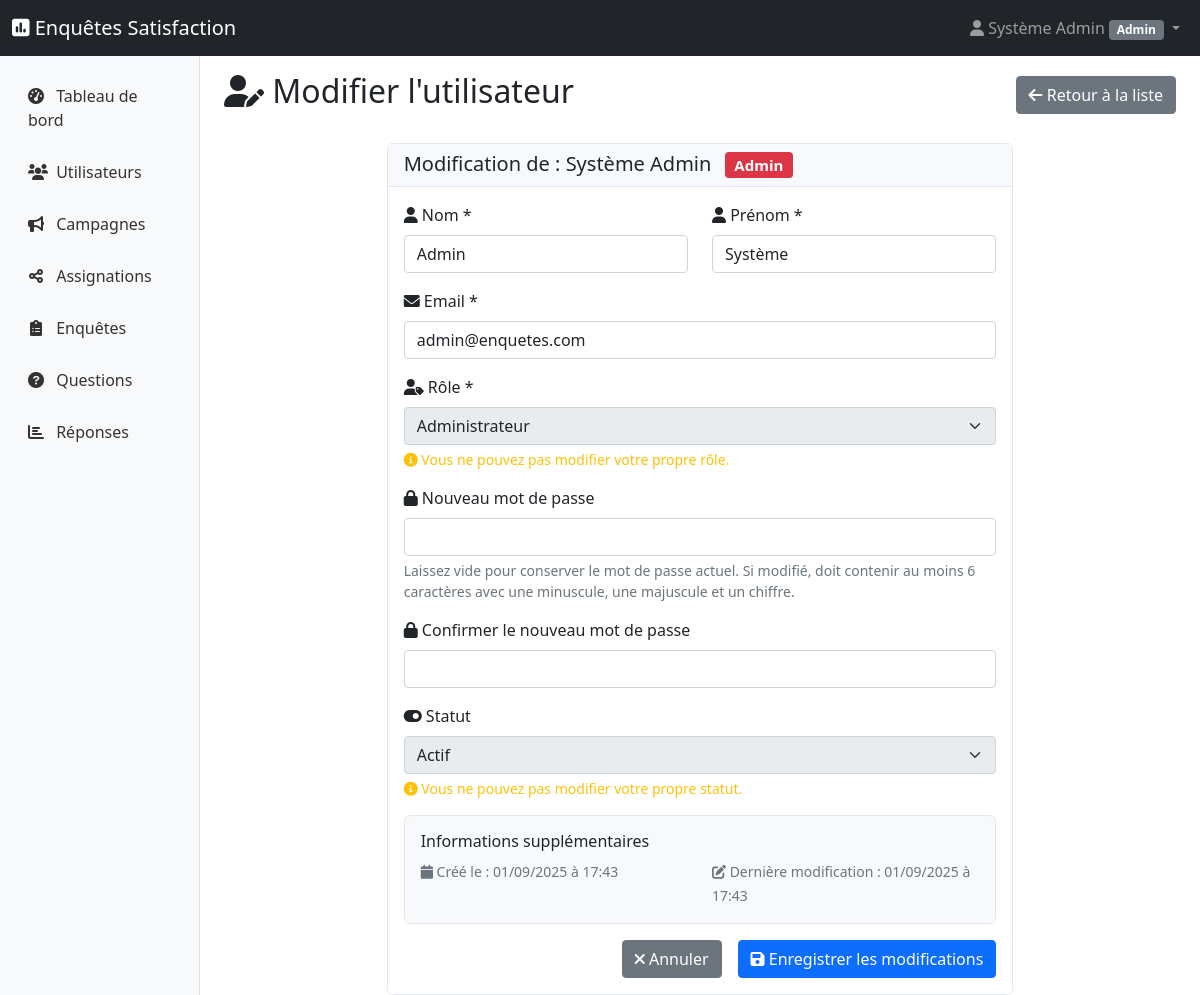
Page /?controller=Admin&action=editUser&id=1 (signed in) on the committed database.
### tables this page shows
CREATE TABLE IF NOT EXISTS utilisateurs (
    id INT AUTO_INCREMENT PRIMARY KEY,
    nom VARCHAR(100) NOT NULL,
    prenom VARCHAR(100) NOT NULL,
    email VARCHAR(255) UNIQUE NOT NULL,
    mot_de_passe VARCHAR(255) NOT NULL,
    role ENUM('admin', 'agent', 'client') NOT NULL DEFAULT 'client',
    statut ENUM('actif', 'inactif') NOT NULL DEFAULT 'actif',
    date_creation TIMESTAMP DEFAULT CURRENT_TIMESTAMP,
    date_modification TIMESTAMP DEFAULT CURRENT_TIMESTAMP ON UPDATE CURRENT_TIMESTAMP,
    INDEX idx_email (email),
    INDEX idx_role (role),
    INDEX idx_statut (statut)
);

### app/Views/admin/users/edit.php (the view, shortened to what the rows shown need)
<div class="d-flex justify-content-between align-items-center mb-4">
    <h2><i class="fas fa-user-edit"></i> Modifier l'utilisateur</h2>
</div>
<div class="row justify-content-center">
    <div class="col-lg-8">
        <div class="card">
            <div class="card-header">
                <h5 class="mb-0">
                    Modification de : <?= htmlspecialchars($user['prenom'] . ' ' . $user['nom']) ?>
                    <span class="badge bg-<?=
                        $user['role'] === 'admin' ? 'danger' :
                        ($user['role'] === 'agent' ? 'warning' : 'primary')
                    ?> ms-2">
                        <?= ucfirst($user['role']) ?>
                    </span>
                </h5>
            </div>
            <div class="card-body">
                <form method="POST" action="?controller=Admin&action=updateUser" data-validate="user">
                    <div class="row">
                        <div class="col-md-6">
                            <div class="mb-3">
                                <label for="nom" class="form-label">
                                    <i class="fas fa-user"></i> Nom *
                                </label>
                                <input type="text"
                                       class="form-control <?= isset($errors['nom']) ? 'is-invalid' : '' ?>"
                                       id="nom"
                                       name="nom"
                                       value="<?= htmlspecialchars($old_data['nom'] ?? $user['nom']) ?>"
                                       required
                                       minlength="2"
                                       maxlength="50"
                                       pattern="[a-zA-ZÀ-ÿ\s\-']{2,50}">
                            </div>
                        </div>
                        <div class="col-md-6">
                            <div class="mb-3">
                                <label for="prenom" class="form-label">
                                    <i class="fas fa-user"></i> Prénom *
                                </label>
                                <input type="text"
                                       class="form-control <?= isset($errors['prenom']) ? 'is-invalid' : '' ?>"
                                       id="prenom"
                                       name="prenom"
                                       value="<?= htmlspecialchars($old_data['prenom'] ?? $user['prenom']) ?>"
                                       required
                                       minlength="2"
                                       maxlength="50"
                                       pattern="[a-zA-ZÀ-ÿ\s\-']{2,50}">
                            </div>
                        </div>
                    </div>
                    <div class="mb-3">
                        <label for="email" class="form-label">
                            <i class="fas fa-envelope"></i> Email *
                        </label>
                        <input type="email"
                               class="form-control <?= isset($errors['email']) ? 'is-invalid' : '' ?>"
                               id="email"
                               name="email"
                               value="<?= htmlspecialchars($old_data['email'] ?? $user['email']) ?>"
                               required>
                    </div>
                    <div class="mb-3">
                        <label for="role" class="form-label">
                            <i class="fas fa-user-tag"></i> Rôle *
                        </label>
                        <select class="form-select <?= isset($errors['role']) ? 'is-invalid' : '' ?>"
                                id="role"
                                name="role"
                                required
                                <?= $user['id'] === $currentUser['id'] ? 'disabled' : '' ?>>
                            <option value="admin" <?= ($old_data['role'] ?? $user['role']) === 'admin' ? 'selected' : '' ?>>
                                Administrateur
                            </option>
                        </select>
                        <?php if ($user['id'] === $currentUser['id']): ?>
                            <div class="form-text text-warning">
                                <i class="fas fa-info-circle"></i> Vous ne pouvez pas modifier votre propre rôle.
                            </div>
                        <?php endif; ?>
                    </div>
                    <div class="mb-3">
                        <label for="statut" class="form-label">
                            <i class="fas fa-toggle-on"></i> Statut
                        </label>
                        <select class="form-select"
                                id="statut"
                                name="statut"
                                <?= $user['id'] === $currentUser['id'] ? 'disabled' : '' ?>>
                            <option value="actif" <?= ($old_data['statut'] ?? $user['statut']) === 'actif' ? 'selected' : '' ?>>
                                Actif
                            </option>
                        </select>
                        <?php if ($user['id'] === $currentUser['id']): ?>
                            <div class="form-text text-warning">
                                <i class="fas fa-info-circle"></i> Vous ne pouvez pas modifier votre propre statut.
                            </div>
                        <?php endif; ?>
                    </div>
                    <div class="mb-3">
                        <div class="card bg-light">
                            <div class="card-body">
                                <div class="row">
                                    <div class="col-md-6">
                                        <small class="text-muted">
                                            <i class="fas fa-calendar"></i> Créé le :
                                            <?= date('d/m/Y à H:i', strtotime($user['date_creation'])) ?>
                                        </small>
                                    </div>
                                    <div class="col-md-6">
                                        <small class="text-muted">
                                            <i class="fas fa-edit"></i> Dernière modification :
                                            <?= $user['date_modification'] ? date('d/m/Y à H:i', strtotime($user['date_modification'])) : 'Jamais' ?>
                                        </small>
                                    </div>
                                </div>
                            </div>
                        </div>
                    </div>
                </form>
            </div>
        </div>
    </div>
</div>

### app/Views/backoffice/layout.php (shortened to what the rows shown need)
<!DOCTYPE html>
<html lang="fr">
<head>
    <link href="https://cdn.jsdelivr.net/npm/bootstrap@5.1.3/dist/css/bootstrap.min.css" rel="stylesheet">
    <link href="https://cdnjs.cloudflare.com/ajax/libs/font-awesome/6.0.0/css/all.min.css" rel="stylesheet">
    <link href="css/backoffice.css" rel="stylesheet">
</head>
<body>
    <nav class="navbar navbar-expand-lg navbar-dark bg-dark">
        <div class="container-fluid">
            <div class="navbar-nav ms-auto">
                <div class="nav-item dropdown">
                    <a class="nav-link dropdown-toggle" href="#" role="button" data-bs-toggle="dropdown">
                        <i class="fas fa-user"></i>
                        <?= htmlspecialchars(trim(($currentUser['prenom'] ?? '') . ' ' . ($currentUser['nom'] ?? '')), ENT_QUOTES, 'UTF-8') ?>
                        <span class="badge bg-secondary"><?= htmlspecialchars(ucfirst($currentUser['role'] ?? 'utilisateur'), ENT_QUOTES, 'UTF-8') ?></span>
                    </a>
                </div>
            </div>
        </div>
    </nav>
    <div class="container-fluid">
        <div class="row">
            <main class="col-md-9 ms-sm-auto col-lg-10 px-md-4">
                <div class="pt-3">
                    <?= $content ?>
                </div>
            </main>
        </div>
    </div>
</body>
</html>

### rows in the picture
utilisateurs: prenom+nom "Système Admin", role "Admin", nom "Admin", prenom "Système", email "admin@enquetes.com", role "Administrateur", statut "Actif", date_creation "01/09/2025 à 17:43", date_modification "01/09/2025 à 17:43"
